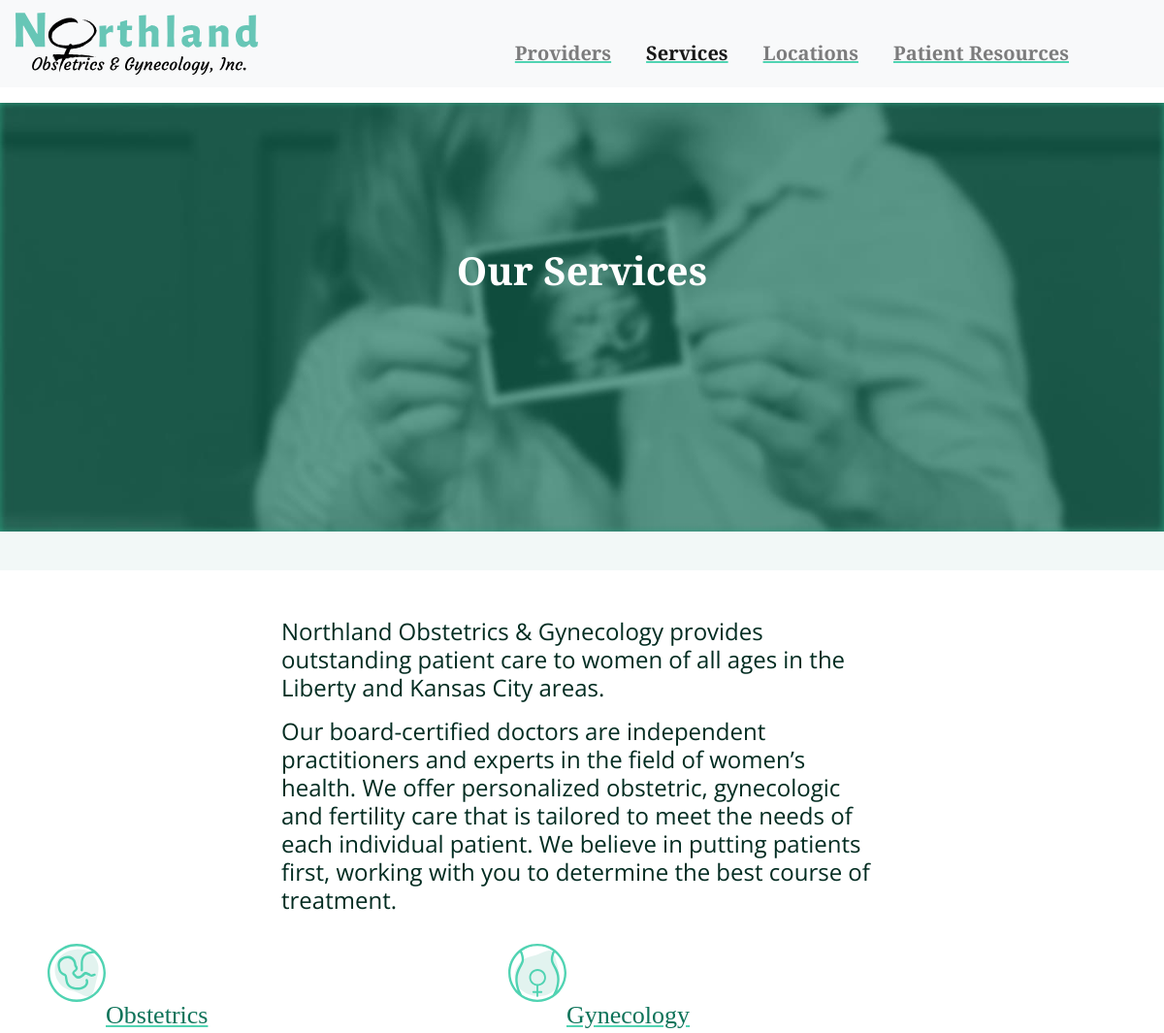
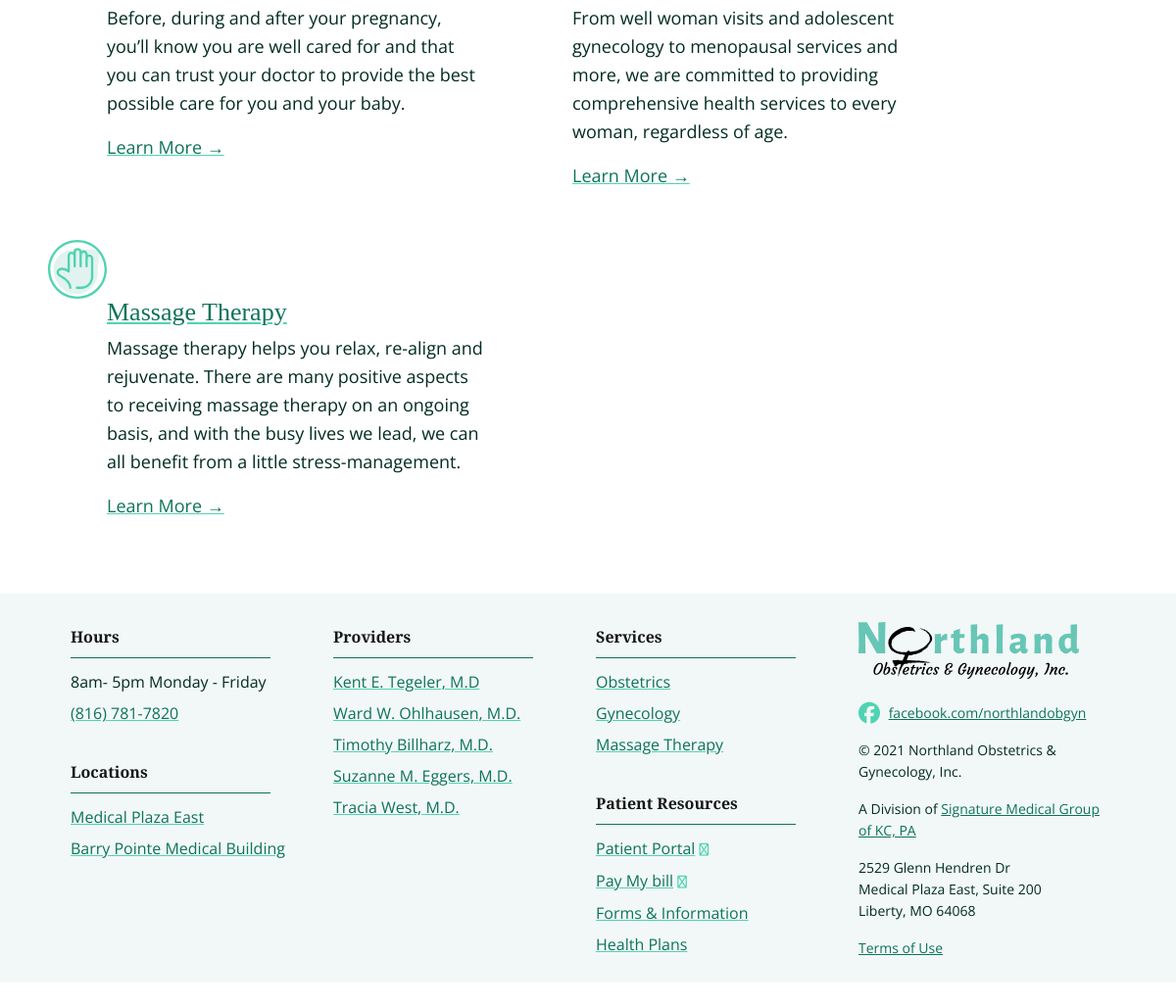
Page /services/ on the committed database (2 pictures, top to bottom).
### services/models.py (models this page shows, shortened)
class Service(models.Model):
    slug = models.CharField(
        max_length=25, help_text='URL Path Slug', default='')
    view_order = models.IntegerField(
        default=1, help_text='The display order of this service')
    name = models.CharField(
        max_length=50, help_text='Service name', default='')
    icon = models.FileField(
        help_text='Icon image for service', upload_to='static/images/icons', default='')
    summary_desc = models.TextField(
        help_text='Description for the main Services page (can be html)', default='')
    desc = models.TextField(help_text='Description (can be html)', default='')
    services = models.TextField(help_text='Services (can be html)')
    sidebar = models.TextField(help_text='Sidebar (can be html)')
    class Meta:
        ordering = ['view_order']
    def get_absolute_url(self):
        return "/services/" + self.slug

### locations/models.py (models this page shows, shortened)
class Location(models.Model):
    slug = models.CharField(
        max_length=25, help_text='URL Path Slug', default='')
    view_order = models.IntegerField(
        default=1, help_text='The display order of this location')
    name = models.CharField(
        max_length=40, help_text='Name', default='')
    parent_facility = models.CharField(
        max_length=40, help_text='The name of the parent facility (eg "Liberty Hospital")', default='', blank=True)
    address1 = models.TextField(
        help_text='Address1', default='')
    address2 = models.TextField(
        help_text='Address2', default='', blank=True)
    city_state_zip = models.TextField(
        help_text='City, State Zip', default='')
    image_sml = models.FileField(
        help_text='Small location image', upload_to='static/images/locations', default='')
    image = models.FileField(
        help_text='Large location image', upload_to='static/images/locations', default='')
    appointment_text = models.TextField(
        help_text='Display text for appointments', default='8am- 5pm  Monday - Friday')
    phone = models.CharField(
        max_length=14, help_text='Phone display text', default='(816) 781-7820')
    desc = models.TextField(help_text='Description (can be html)', default='')
    highlighted_content = models.TextField(
        help_text='Special content to highlight (can be html)', blank=True, default='')
    isPrimary = models.BooleanField(default=False)
    class Meta:
        ordering = ['view_order']
    def get_absolute_url(self):
        return "/locations"

### providers/models.py (models this page shows, shortened)
class Provider(models.Model):
    view_order = models.IntegerField(
        default=1, help_text='The display order of this provider')
    slug = models.CharField(
        max_length=25, help_text='URL Path Slug', default='')
    name = models.CharField(max_length=50, help_text='Full name with creds')
    focus = models.CharField(
        max_length=50, help_text='Ob, Gyn, or both?', default='Obstetrics & Gynecology')
    doctor = models.BooleanField(default=True)
    bio = models.TextField(help_text='Bio', default='', blank=True)
    specialty = models.TextField(help_text='Specialties')
    image_sml = models.FileField(
        help_text='Small provider image', upload_to='static/images/providers', default='')
    image = models.FileField(
        help_text='Large provider image', upload_to='static/images/providers', default='')
    class Meta:
        ordering = ['view_order']
    def get_absolute_url(self):
        return "/providers/" + str(self.slug)

### resources/models.py (models this page shows, shortened)
class Resource(models.Model):
    slug = models.CharField(
        max_length=25, help_text='URL Path Slug', default='')
    view_order = models.IntegerField(
        default=1, help_text='The display order of this resource')
    name = models.CharField(
        max_length=50, help_text='Resource name', default='')
    icon = models.FileField(
        help_text='Icon image for resource', upload_to='icons', default='')
    isLink = models.BooleanField(
        help_text='Is this menu item an external link?', default=False)
    isFormLink = models.BooleanField(
        help_text='Is this menu item a form submittal?', default=False)
    external_link = models.URLField(
        help_text='External link (optional)', max_length=200, blank=True, default='')
    content = models.TextField(
        help_text='Page content (only if not a link)', blank=True, default='')
    form_content = models.TextField(
        help_text='The raw form html', blank=True, default='')
    class Meta:
        ordering = ['view_order']
    def get_absolute_url(self):
        return "/resources/" + self.slug

### services/views.py (the view)
# urls.py: path('', views.index, name='index'),
@cache_page(settings.CACHE_VIEW_EXPIRATION)
def index(request):
    services = Service.objects.all()
    context = {
        'services': services,
        'headerFragment': renderHeader(request),
        'CANONICAL_PATH': request.build_absolute_uri(request.path),
    }
    context['footerFragment'] = renderFooter(context)
    return render(request, 'services_index.html', context=context)

### footer/views.py (called while the page is built)
def renderFooter(context):
    providers = Provider.objects.filter(doctor=True)
    services = Service.objects.all()
    resources = Resource.objects.all()
    locations = Location.objects.all()
    context = {
        'providers': providers,
        'resources': resources,
        'services': services,
        'locations': locations,
    }
    template = get_template("footer.html")
    return template.render(context)

### header/views.py (called while the page is built)
def renderHeader(request):
    banners = Banner.objects.filter(publish_date__lte=timezone.now()).filter(
        expiration_date__gte=timezone.now())
    context = {
        'banners': banners,
        'isActive_' + resolve(request.path).app_name: 'active'
    }
    template = get_template("header.html")
    print(context)
    return template.render(context)

### header/templates/header.html (shortened to what this page needs)
  {% load static %}
  <div class="mb-3">
    <nav class="navbar navbar-expand-lg navbar-light bg-light">
      <a class="navbar-brand" href="{% url 'index' %}"><img src="{% static 'images/northland-obgyn-logo.svg' %}" /></a>
      <div class="collapse navbar-collapse" id="navbarSupportedContent">
        <ul class="navbar-nav ml-auto">
          <li class="nav-item {{ isActive_providers }}">
            <a class="nav-link" href="{% url 'providers:index' %}">Providers {{request}}<span class="sr-only">(current)</span></a>
          </li>
          <li class="nav-item {{ isActive_services }}">
            <a class="nav-link" href="{% url 'services:index' %}">Services {{active}}</a>
          </li>
          <li class="nav-item {{ isActive_locations }}">
            <a class="nav-link" href="{% url 'locations:index' %}">Locations</a>
          </li>
          <li class="nav-item {{ isActive_resources }}">
            <a class="nav-link" href="{% url 'resources:index' %}">Patient Resources</a>
          </li>
        </ul>
      </div>
    </nav>
  </div>

### footer/templates/footer.html (shortened to what this page needs)
{% load static %}
<footer class="container-xl my-4">
    <div class="row mx-3 px-5 py-2">
      <div class="col px-2">
        <h4>Hours</h4>
        <p class="line mr-5"></p>
        {% for location in locations %}
          {% if location.isPrimary %}
          {% autoescape off %}
          <p>{{ location.appointment_text }}</p>
          <p><a href="tel:{{ location.phone }}">{{ location.phone }}</a></p>
          {% endautoescape %}
          {% endif %}
        {% endfor %}
        <h4>Locations</h4>
        <p class="line mr-5"></p>
        {% for location in locations %}
          <p><a href="{{ location.get_absolute_url }}">{{ location.name }}</a></p>
        {% endfor %}
      </div>
      <div class="col px-2">
        <h4>Providers</h4>
        <p class="line mr-5"></p>
        {% for provider in providers %}
          <p><a href="{{ provider.get_absolute_url }}">{{ provider.name }}</a>
        {% endfor %}
      </div>
      <div class="col px-2">
        <h4>Services</h4>
        <p class="line mr-5"></p>
        {% for service in services %}
          <p><a href="{{ service.get_absolute_url }}">{{ service.name }}</a></p>
        {% endfor %}
        <h4>Patient Resources</h4>
        <p class="line mr-5"></p>
        {% for resource in resources %}
          {% if resource.external_link %}
          <p><a target="{{resource.slug}}" href="{{ resource.external_link }}">{{ resource.name }}</a> <small><i class="far fa-external-link"></i></small></p>
          {% elif resource.form_content %}
            <p><a href="#" target="billpay" onclick="$('form[name=&quot;billpay&quot;]').submit(); event.preventDefault()">{{ resource.name }}</a> <small><i class="far fa-external-link"></i></small></p>
          {% else %}
          <p><a href="{{ resource.get_absolute_url }}">{{ resource.name }}</a></p>
          {% endif %}
        {% endfor %}
      </div>
      <div class="col px-2 branding">
        <div class="pb-4 pt"><a href="https://northlandobgyn.com"><img src="{% static 'images/northland-obgyn-logo.svg' %}" width="225" alt="" loading="lazy"/></a></div>
        <p class="social"><i class="fab fa-facebook"></i> <a href="https://www.facebook.com/northlandobgyn" target="_blank">facebook.com/northlandobgyn</a></p>
        <p>&copy; {% now "Y" %} Northland Obstetrics &amp; Gynecology, Inc.</p>
        <p>A Division of <a href="https://www.signaturemedicalgroup.com/" target="_blank">Signature Medical Group of KC, PA</a></p>
        {% for location in locations %}
          {% if location.isPrimary %}
          {% autoescape off %}
          <p>{{ location.address1 }}<br/>
          {{ location.address2 }}<br/>
          {{ location.city_state_zip }}</p>
          {% endautoescape %}
          {% endif %}
        {% endfor %}
        <p><a href="terms">Terms of Use</a></p>
      </div>
    </div>
</footer>

### services/templates/services_index.html (shortened to what this page needs)
{% extends "base_generic.html" %}
{% block pageId %}services-idx{% endblock %}
{% block content %}
{{ headerFragment }}
{% load static %}
<header>
  <div class="img-container">
    <picture class="img-responsive">
      <source srcset="{% static 'images/JPGs/services.sm.jpg' %}" media="(max-width: 700px)">
      <source srcset="{% static 'images/JPGs/services.jpg' %}">
      <img src="{% static 'images/JPGs/services.jpg' %}" alt="Services" class="img-responsive">
    </picture>
    <div class="overlay_centered white"><h1>Our Services</h1></div>
  </div>
  <div class="tagline container">
</header>
<section class="tagline container pt-5">
  <div class="row justify-content-md-center">
    <div class="col">
      <p>Northland Obstetrics &amp; Gynecology provides outstanding patient care to women of
        all ages in the Liberty and Kansas City areas.</p>
      <p>Our board-certified doctors are independent practitioners and experts in the
        field of women’s health. We offer personalized obstetric, gynecologic and
        fertility care that is tailored to meet the needs of each individual patient.
        We believe in putting patients first, working with you to determine the best
        course of treatment.</p>
    </div>
  </div>
</section>
<section class="pl-2">
  <div class="container-lg">
    <div class="row">
      {% for service in services %}
      <div class="col-xl-5 service-item">
          <img src="/{{ service.icon }}" alt="{{ service.slug }}" class="service-icon" width="60">
          <div class="service-summary">
            <a href="{{ service.get_absolute_url }}"><h2>{{ service.name }}</h2></a>
            <p>{{ service.summary_desc }}</p>
            <p><a href="{{ service.get_absolute_url }}">Learn More &rarr;</a>
          </div>
      </div>
      {% endfor %}
    </div>
  </div>
</section>
{{ footerFragment }}
{% endblock %}

### static/css/styles.css (style rules this page uses)
a, a:visited { color: #0D7359; text-decoration: underline; text-decoration-color: #50D3B2; }
.container-xl { padding: 0; }
body { font-family: Open Sans; font-style: normal; font-size: 20px; line-height: 160%; color: #022C21; }
h1,h2,h3,h4,h5 { font-family: Alegreya Sans; font-style: normal; }
h1 { font-size: 48px; font-weight: 800; line-height: 48px; letter-spacing: 0em; text-align: center; padding-top: 15px; padding-bottom: 15px; }
h2 { font-size: 32px; line-height: 35px; }
ul { padding-top: 20px; list-style: none; }
li { line-height: 25px; }
i { color: #50D3B2; padding-right: 5px; }
.fa-facebook { font-size: 22px; }
.social { height: 22px }
.social a { line-height:22px; vertical-align: top; }
.navbar-brand img { width: 250px; }
.navbar-nav li { font-family: 'Alegreya Sans', sans-serif; font-size: 20px; font-style: normal; font-weight: 800; line-height: 22px; letter-spacing: 0em; text-align: left; color: #0D7359; padding-right: 20px; }
#navbarSupportedContent { padding-right: 3em; }
header { background: #F2F8F7; padding-bottom: 10px; }
header .tagline { max-width: 765px; }
.tagline { max-width: 650px; padding: 15px; }
footer { font-size: 16px; line-height: 100%; background: #F2F8F7; }
footer h4 { color: #161817; font-size: 16px; font-weight: bold; padding-top: 1.5em; }
footer p.line { border-bottom: 1px solid #0D7359; }
footer .branding { font-size: 14px; padding-top: 1.5em; }
footer .branding p { line-height: 22px; }
footer .branding a { text-decoration: underline; }
.overlay_centered { position: absolute; top: 40%; left: 50%; transform: translate(-50%, -50%); text-align: center; width: 90%; }
.overlay_centered h1 { color: #022C21; font-size: 80px; line-height: 80px; padding:0 }
.overlay_centered.white h1 { color: #FFF; }
.img-responsive { width: 100%; height: auto; }
.img-container { background-size: 100%; width: 100%; background-position: bottom; position: relative; }
.services-idx .tagline { font-size: 24px; }
.service-item { padding-bottom: 35px; }
.service-item .service-summary { margin-left: 60px; }
@media (min-width: 1200px) { .container-xl { max-width: 1440px !important; } }
@media (max-width: 1200px) { header .img-responsive { min-height: 176px; } }
@media (max-width: 1200px) { body { font-size: 18px; line-height: 29px; color: #022C21; } }
@media (max-width: 1200px) { h1 { font-size: 32px; line-height: 35px; padding-top: 10px; padding-bottom: 10px; } }
@media (max-width: 1200px) { h2 { font-size: 26px; line-height: 28px; } }
@media (max-width: 1200px) { h4 { font-size: 20px; line-height: 25px; } }
@media (max-width: 1200px) { .overlay_centered h1 { font-size: 40px; line-height: 40px; } }

### rows in the picture
Service: icon (picture), name "Obstetrics", summary_desc "Before, during and after your pregnancy, you’ll know you are well cared for and that you can trust your doctor to provide the best possible care for you and your baby."
Service: icon (picture), name "Gynecology", summary_desc "From well woman visits and adolescent gynecology to menopausal services and more, we are committed to providing comprehensive health services to every woman, regardless of age."
Service: icon (picture), name "Massage Therapy", summary_desc "Massage therapy helps you relax, re-align and rejuvenate. There are many positive aspects to receiving massage therapy on an ongoing basis, and with the busy lives we lead, we can all benefit from a little stress-management."
Location: appointment_text "8am- 5pm Monday - Friday", phone "(816) 781-7820", name "Medical Plaza East", address1 "2529 Glenn Hendren Dr", address2 "Medical Plaza East, Suite 200", city_state_zip "Liberty, MO 64068"
Location: name "Barry Pointe Medical Building"
Provider: name "Kent E. Tegeler, M.D"
Provider: name "Ward W. Ohlhausen, M.D."
Provider: name "Timothy Billharz, M.D."
Provider: name "Suzanne M. Eggers, M.D."
Provider: name "Tracia West, M.D."
Resource: name "Patient Portal"
Resource: name "Pay My bill"
Resource: name "Forms & Information"
Resource: name "Health Plans"
